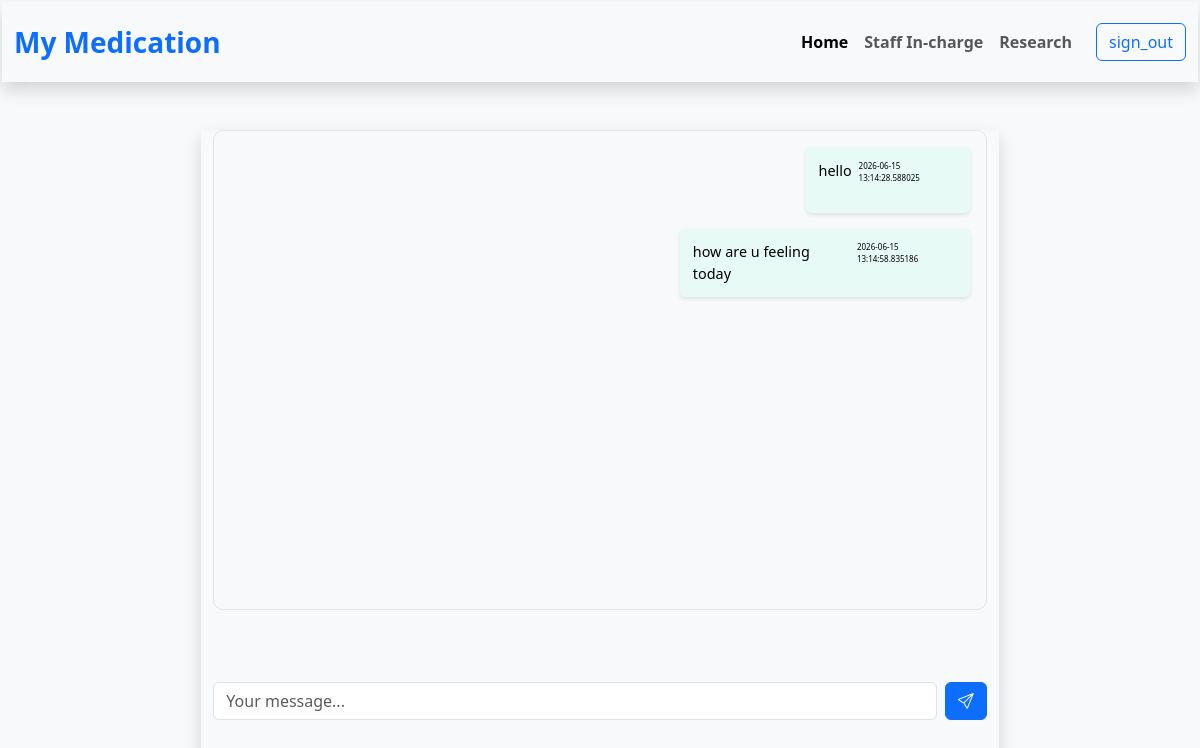
Screenshot of /chat/sserwanga (signed in) with the database file from the repository.
### app.py (models this page shows)
class Message(db.Model):
    id = db.Column(db.Integer, primary_key=True)
    sender = db.Column(db.String(50), nullable=False)
    receiver = db.Column(db.String(50), default = "None")
    message = db.Column(db.Text, nullable=True)
    time = db.Column(db.DateTime, default=datetime.utcnow, nullable=True)

### app.py (the view)
@app.route('/chat/<receiver>', methods=['GET', 'POST'])
def chat(receiver):
    if 'username' not in session:
        return redirect('/login')
    username = session['username']
    if request.method == "GET":
        sender = username
        session['receiver'] = receiver
        dbRecievers = Users.query.filter(
            Users.username == receiver
        ).first()
        if not dbRecievers:
            return redirect('/chatmate')
        chatMessages = Message.query.filter(
            or_(
                and_(Message.receiver == receiver, Message.sender == sender),
                and_(Message.receiver == sender, Message.sender == receiver)
            )
        ).order_by(Message.time).all()
    return render_template('chat.html', messages = chatMessages, username = sender, receiver = receiver )

### templates/chat.html (shortened to what this page needs)
<!DOCTYPE html>
<html lang="en">
<head>
    <link href="https://cdn.jsdelivr.net/npm/bootstrap-icons/font/bootstrap-icons.css" rel="stylesheet">
    <link href="https://cdn.jsdelivr.net/npm/bootstrap@5.3.3/dist/css/bootstrap.min.css" rel="stylesheet">
    <link rel="stylesheet" type="text/css" href="{{ url_for('static', filename='style.css') }}">
    <link rel="stylesheet" href="{{ url_for('static', filename='style.css') }}">
</head>
<body class="bg-light">
    <header class="mb-5">
        <nav class="navbar navbar-expand-lg navbar-light bg-body-tertiary shadow">
            <div class="container-fluid">
                <a class="navbar-brand fs-3 fw-bold text-primary" href="#">My Medication</a>
                <div class="collapse navbar-collapse" id="navbarNav">
                    <ul class="navbar-nav ms-auto">
                        <li class="nav-item">
                            <a class="nav-link active fw-semibold" aria-current="page" href="index.html">Home</a>
                        </li>
                        <li class="nav-item">
                            <a class="nav-link fw-semibold" href="chat.html">Staff In-charge</a>
                        </li>
                        <li class="nav-item">
                            <a class="nav-link fw-semibold" href="search.html">Research</a>
                        </li>
                    </ul>
                    <form action="{{ url_for('login') }}" method="get">
                        <button type="submit" class="btn btn-outline-primary ms-lg-3">sign_out</button>
                    </form>
                </div>
            </div>
        </nav>
    </header>
    <section class="container col-8 shadow mt-5">
        <div id = 'chatspace' class="chat-box d-flex flex-column mb-4">
            {% for message in messages %}
                {% if message.sender == username %}
                    <div class="message-right">
                        {{ message.message }} <p class = 'time'>{{message.time}} </p>
                    </div>
                {% else %}
                    <div class="message-left">
                        {{ message.message }} <p class = 'time'> {{message.time}} </p>
                    </div>
                {% endif %}
        {% endfor %}
                </div>
        <form id = "form" class="d-flex align-items-center py-5" action="/chat" method="POST">
            <input type="text" id = 'messageInput' name="message" placeholder="Your message..." class="form-control me-2" autocomplete="off" autofocus required>
            <button type="submit" class="btn btn-primary" id = "sendButton">
                <i class="bi bi-send"></i>
            </button>
        </form>
    </section>
</body>
</html>

### static/style.css (style rules this page uses)
body { margin: 2px; background-color: #ededdf; }
nav { width: 100%; background-color: green; margin: auto; height: 10vh; }
.chat-box { height: 60vh; overflow-y: auto; background-color: #f8f9fa; padding: 1rem; border-radius: 10px; border: 1px solid #dee2e6; }
.message-left, .message-right { background-color: #e9ecef; max-width: 75%; widith: fit-content; margin-bottom: 1rem; padding: 0.8rem; border-radius: 15px; font-size: 0.9rem; box-shadow: 0 2px 4px rgba(0, 0, 0, 0.1); }
.message-right { background-color: #e8faf6; border-radius: 5px; color: black; width: fit-content; display: flex; margin-left: auto; align-self: flex-end; }
.time { font-weight: 0.5rem; font-size: 0.5rem; margin-left: 5%; }

### rows the page displays
Message: message "hello", time "2026-06-15 13:14:28.588025"
Message: message "how are u feeling today", time "2026-06-15 13:14:58.835186"
